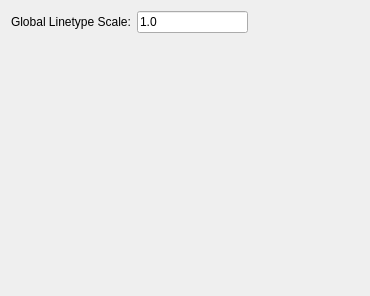
<?xml version="1.0" encoding="UTF-8"?>
<ui version="4.0">
 <class>LinetypeSettings</class>
 <widget class="QWidget" name="LinetypeSettings">
  <property name="geometry">
   <rect>
    <x>0</x>
    <y>0</y>
    <width>370</width>
    <height>296</height>
   </rect>
  </property>
  <layout class="QVBoxLayout" name="verticalLayout">
   <item>
    <layout class="QHBoxLayout" name="horizontalLayout">
     <item>
      <widget class="QLabel" name="label">
       <property name="text">
        <string>Global Linetype Scale:</string>
       </property>
      </widget>
     </item>
     <item>
      <widget class="RMathLineEdit" name="Scale">
       <property name="text">
        <string notr="true">1.0</string>
       </property>
       <property name="angle" stdset="0">
        <bool>false</bool>
       </property>
       <property name="defaultUnit" stdset="0">
        <number>0</number>
       </property>
      </widget>
     </item>
     <item>
      <spacer name="horizontalSpacer">
       <property name="orientation">
        <enum>Qt::Horizontal</enum>
       </property>
       <property name="sizeHint" stdset="0">
        <size>
         <width>40</width>
         <height>20</height>
        </size>
       </property>
      </spacer>
     </item>
    </layout>
   </item>
   <item>
    <spacer name="verticalSpacer">
     <property name="orientation">
      <enum>Qt::Vertical</enum>
     </property>
     <property name="sizeHint" stdset="0">
      <size>
       <width>20</width>
       <height>233</height>
      </size>
     </property>
    </spacer>
   </item>
  </layout>
 </widget>
 <customwidgets>
  <customwidget>
   <class>RMathLineEdit</class>
   <extends>QLineEdit</extends>
   <header>RMathLineEdit.h</header>
  </customwidget>
 </customwidgets>
 <resources/>
 <connections/>
</ui>
